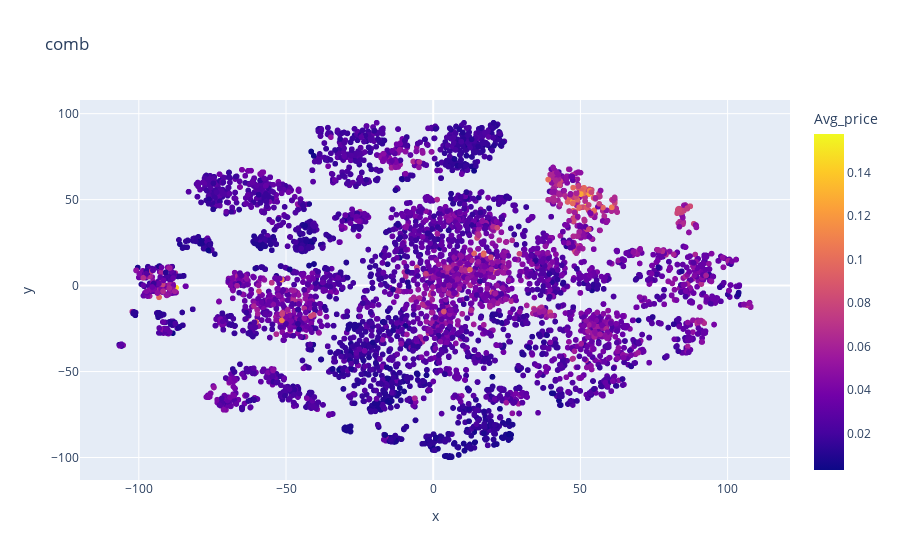

The notebook cell this image was saved under:
### Code cell
hero.scatterplot(df, col='tsnedistilbert_comb',color="Avg_price",title="comb" )

### Figure 1 — Plotly figure (JSON) as saved in the notebook; plotly's stock layout.template omitted (floating-point values rounded to 4 significant figures; data arrays with more than 128 entries replaced by an {"elided": "..."} marker saying what was removed)
{"data": [{"hovertemplate": "x=%{x}<br>y=%{y}<br>Avg_price=%{marker.color}<extra></extra>", "legendgroup": "", "marker": {"color": {"elided": "10000 float values"}, "coloraxis": "coloraxis", "symbol": "circle"}, "mode": "markers", "name": "", "showlegend": false, "type": "scattergl", "x": {"elided": "10000 float values"}, "xaxis": "x", "y": {"elided": "10000 float values"}, "yaxis": "y"}], "layout": {"coloraxis": {"colorbar": {"title": {"text": "Avg_price"}}, "colorscale": [[0, "#0d0887"], [0.1111, "#46039f"], [0.2222, "#7201a8"], [0.3333, "#9c179e"], [0.4444, "#bd3786"], [0.5556, "#d8576b"], [0.6667, "#ed7953"], [0.7778, "#fb9f3a"], [0.8889, "#fdca26"], [1, "#f0f921"]]}, "legend": {"tracegroupgap": 0}, "title": {"text": "comb"}, "xaxis": {"anchor": "y", "domain": [0, 1], "title": {"text": "x"}}, "yaxis": {"anchor": "x", "domain": [0, 1], "title": {"text": "y"}}}}
